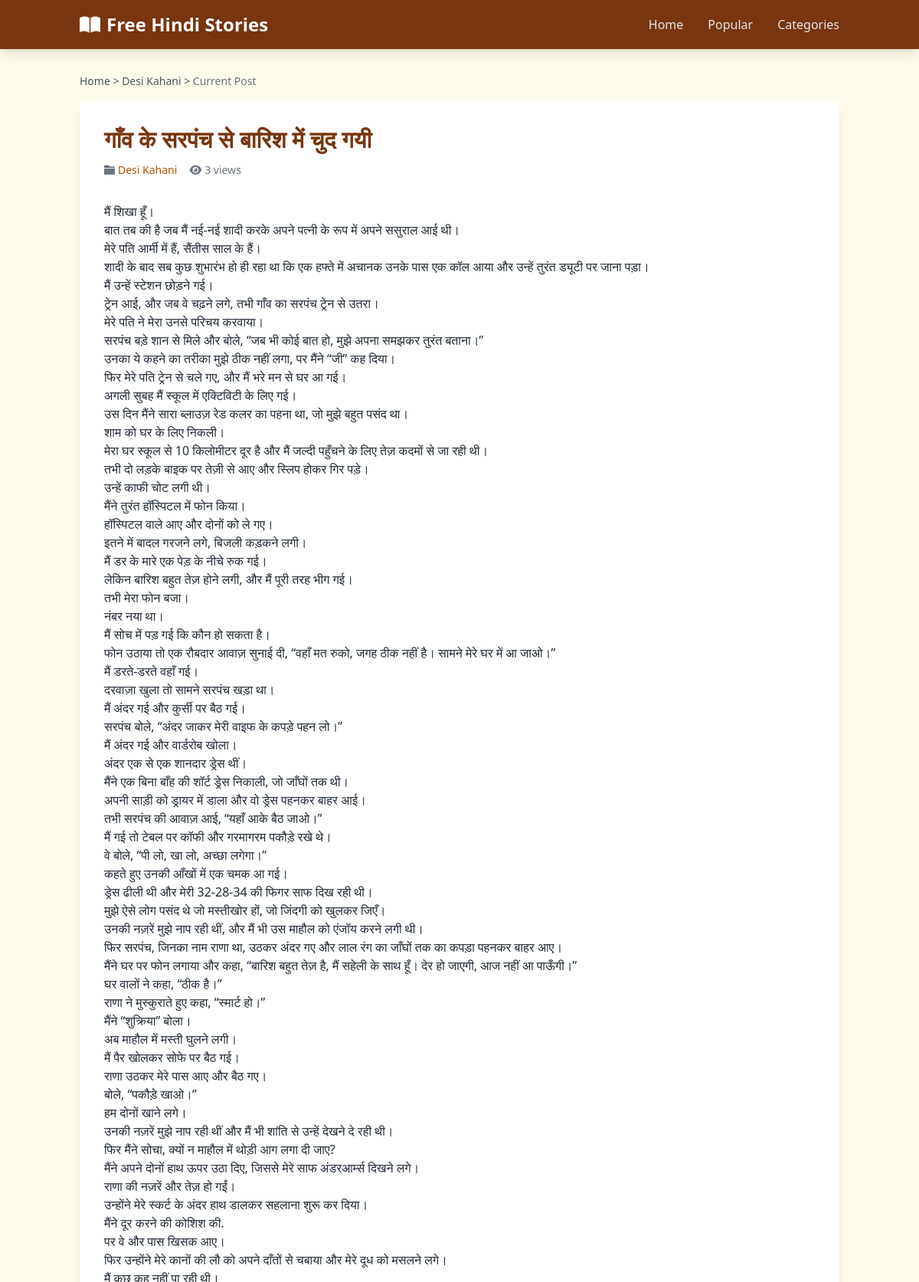
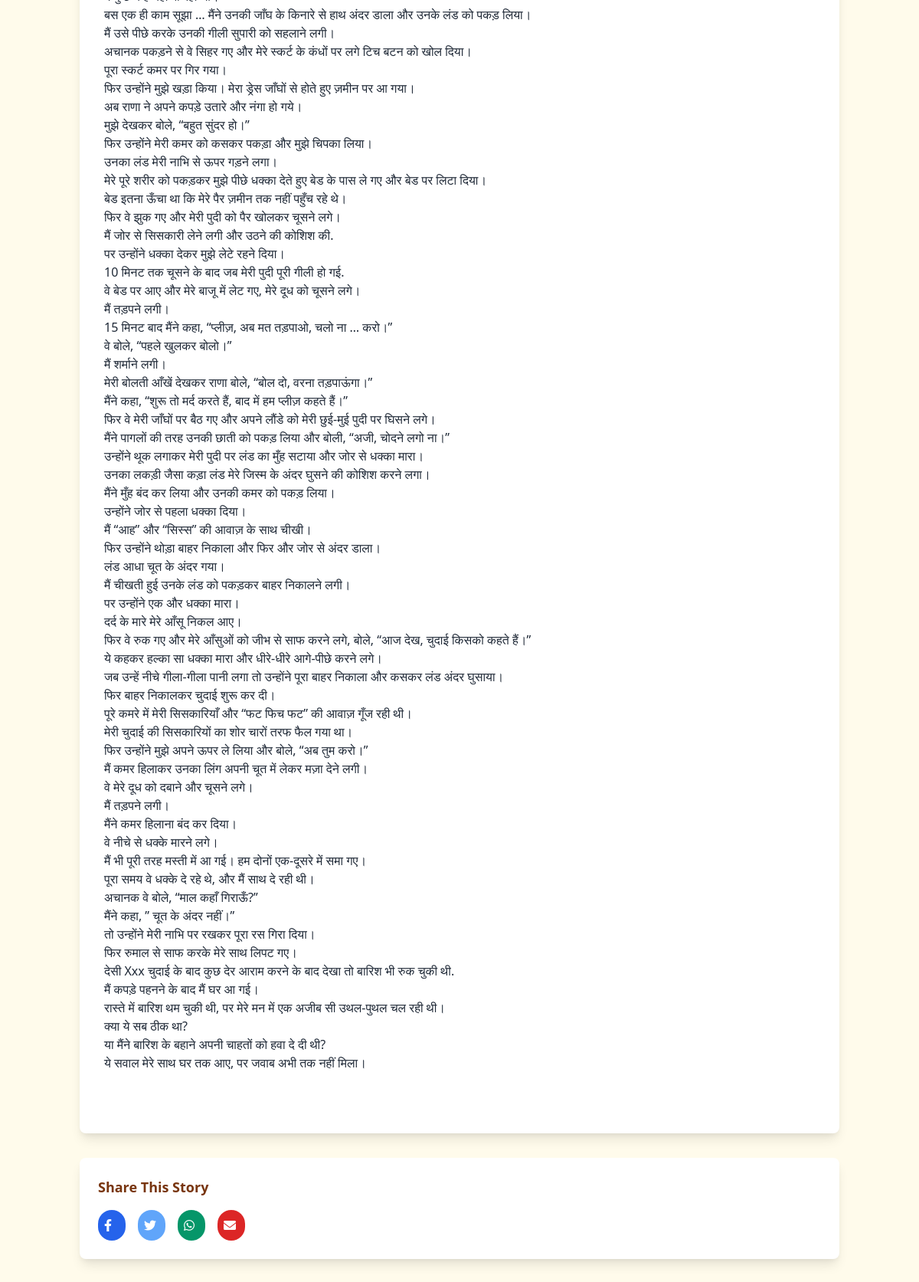
Screenshot of /post/desi-xxx-chudai-story/ (upper part) with the database file from the repository (2 pictures, top to bottom).
### main/models.py (models this page shows, shortened)
class Post(models.Model):
    title = models.CharField(max_length=200)
    slug = models.SlugField(unique=True, blank=True)
    content = CKEditor5Field('Text', config_name='extends')
    created_at = models.DateTimeField(default=timezone.now)
    views = models.PositiveIntegerField(default=0)
    category = models.ForeignKey(Category, on_delete=models.SET_NULL, null=True, related_name='posts')
    tags = models.ManyToManyField(Tag, related_name='posts')
    def save(self, *args, **kwargs):
        if not self.slug:
            self.slug = slugify(self.title)
        super().save(*args, **kwargs)

class Category(models.Model):
    name = models.CharField(max_length=100, unique=True)
    slug = models.SlugField(unique=True, blank=True)
    def __str__(self):
        return self.name

### main/views.py (the view)
# urls.py: path('post/<slug:slug>/', views.detailpost, name='detailpost'),
def detailpost(request,slug):
    post = get_object_or_404(Post,slug=slug)
    post.views += 1
    post.save(update_fields=['views'])
    related_posts = Post.objects.filter(category=post.category).exclude(id=post.id)[:3]
    return render(request,'detailpage.html',{'post':post,'related_posts': related_posts})

### templates/detailpage.html (shortened to what this page needs)
<!DOCTYPE html>
<html lang="en">
<head>
    <link href="https://cdnjs.cloudflare.com/ajax/libs/tailwindcss/2.2.19/tailwind.min.css" rel="stylesheet">
    <link href="https://cdnjs.cloudflare.com/ajax/libs/font-awesome/6.0.0/css/all.min.css" rel="stylesheet">
</head>
<body class="bg-yellow-50 font-sans">
    <header class="bg-yellow-900 shadow-lg sticky top-0 z-10">
        <div class="container mx-auto px-4">
            <nav class="flex items-center justify-between py-4">
                <a href="/" class="text-2xl font-bold text-white flex items-center">
                    <i class="fas fa-book-open mr-2"></i>
                    <span class="hidden sm:inline">Free Hindi Stories</span>
                </a>
                <ul class="hidden md:flex space-x-8">
                    <li><a href="/" class="text-gray-200 hover:text-yellow-300 transition-all">Home</a></li>
                    <li><a href="/#popular-posts" class="text-gray-200 hover:text-yellow-300 transition-all">Popular</a></li>
                    <li><a href="/#categories" class="text-gray-200 hover:text-yellow-300 transition-all">Categories</a></li>
                </ul>
            </nav>
        </div>
    </header>
    <main class="container mx-auto px-4 py-8">
        <div class="text-sm text-gray-600 mb-4">
            <a href="/" class="hover:text-yellow-800">Home</a> &gt;
            <a href="#" class="hover:text-yellow-800">{{ post.category.name }}</a> &gt;
            <span class="text-gray-500">Current Post</span>
        </div>
        <div class="bg-white shadow-lg rounded-lg overflow-hidden mb-8">
            <div class="p-6 md:p-8">
                <h1 class="text-2xl md:text-3xl font-bold mb-3 text-yellow-900">{{ post.title }}</h1>
                <div class="flex flex-wrap items-center text-gray-500 text-sm mb-6">
                    <div class="flex items-center mr-4 mb-2">
                        <i class="fas fa-folder mr-1"></i>
                        <a href="#" class="text-yellow-700 hover:underline">
                            {{ post.category.name }}
                        </a>
                    </div>
                    <div class="flex items-center mb-2">
                        <i class="fas fa-eye mr-1"></i>
                        <span>{{ post.views }} views</span>
                    </div>
                </div>
                <div class="prose max-w-none text-gray-800">
                    {{ post.content| safe | linebreaks }}
                </div>
            </div>
        </div>
        <div class="bg-white shadow-lg rounded-lg p-6 mb-8">
            <h2 class="text-lg font-semibold mb-4 text-yellow-900">Share This Story</h2>
            <div class="flex space-x-4">
                <a href="#" class="bg-blue-600 text-white p-2 rounded-full hover:bg-blue-700 transition-all">
                    <i class="fab fa-facebook-f w-5 h-5 flex items-center justify-center"></i>
                </a>
                <a href="#" class="bg-blue-400 text-white p-2 rounded-full hover:bg-blue-500 transition-all">
                    <i class="fab fa-twitter w-5 h-5 flex items-center justify-center"></i>
                </a>
                <a href="#" class="bg-green-600 text-white p-2 rounded-full hover:bg-green-700 transition-all">
                    <i class="fab fa-whatsapp w-5 h-5 flex items-center justify-center"></i>
                </a>
                <a href="#" class="bg-red-600 text-white p-2 rounded-full hover:bg-red-700 transition-all">
                    <i class="fas fa-envelope w-5 h-5 flex items-center justify-center"></i>
                </a>
            </div>
        </div>
    </main>
</body>
</html>

### templates/detailpage.html (style rules this page uses)
.transition-all { transition: all 0.3s ease; }

### rows the page displays
Post: category.name "Desi Kahani", title "गाँव के सरपंच से बारिश में चुद गयी", views "3", content "मैं शिखा हूँ। बात तब की है जब मैं नई-नई शादी करके अपने पत्नी के रूप में अपने ससुराल आई थी। मेरे पति आर्मी में हैं, सैंतीस साल के हैं। शादी के बाद सब कुछ शुभारंभ हो ही रहा था कि एक हफ्ते में अचानक उनके पास एक कॉल आया और उन्हें तुरंत ड्यूटी पर जाना पड़ा। मैं उन्हें स्टेशन छोड़ने गई। ट्रेन आई, और जब वे चढ़ने लगे, तभी गाँव का सरपंच ट्रेन से उतरा। मेरे पति ने मेरा उनसे परिचय करवाया। सरपंच बड़े शान से मिले और बोले, “जब भी कोई बात हो, मुझे अपना समझकर तुरंत बताना।” उनका ये कहने का तरीका मुझे ठीक नहीं लगा, पर मैंने “जी” कह दिया। फिर मेरे पति ट्रेन से चले गए, और मैं भरे मन से घर आ गई। अगली सुबह मैं स्कूल में एक्टिविटी के लिए गई। उस दिन मैंने सारा ब्लाउज़ रेड कलर का पहना था, जो मुझे बहुत पसंद था। शाम…"
